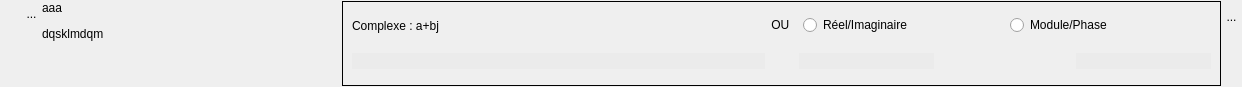
<?xml version="1.0" encoding="UTF-8"?>
<ui version="4.0">
 <class>WidgetSimpComplexe</class>
 <widget class="QWidget" name="WidgetSimpComplexe">
  <property name="geometry">
   <rect>
    <x>0</x>
    <y>0</y>
    <width>1242</width>
    <height>87</height>
   </rect>
  </property>
  <property name="sizePolicy">
   <sizepolicy hsizetype="Preferred" vsizetype="Preferred">
    <horstretch>0</horstretch>
    <verstretch>0</verstretch>
   </sizepolicy>
  </property>
  <property name="minimumSize">
   <size>
    <width>940</width>
    <height>0</height>
   </size>
  </property>
  <property name="maximumSize">
   <size>
    <width>1493</width>
    <height>1400</height>
   </size>
  </property>
  <property name="windowTitle">
   <string>Form</string>
  </property>
  <property name="styleSheet">
   <string notr="true">QLineEdit {
background:rgb(235,235,235);
border:0px;
}</string>
  </property>
  <layout class="QHBoxLayout" name="horizontalLayout_5">
   <property name="spacing">
    <number>0</number>
   </property>
   <property name="leftMargin">
    <number>0</number>
   </property>
   <property name="topMargin">
    <number>1</number>
   </property>
   <property name="rightMargin">
    <number>0</number>
   </property>
   <property name="bottomMargin">
    <number>1</number>
   </property>
   <item>
    <layout class="QVBoxLayout" name="verticalLayout_2">
     <property name="spacing">
      <number>0</number>
     </property>
     <item>
      <layout class="QHBoxLayout" name="horizontalLayout">
       <property name="spacing">
        <number>0</number>
       </property>
       <property name="sizeConstraint">
        <enum>QLayout::SetFixedSize</enum>
       </property>
       <item>
        <spacer name="horizontalSpacer_3">
         <property name="orientation">
          <enum>Qt::Horizontal</enum>
         </property>
         <property name="sizeType">
          <enum>QSizePolicy::Fixed</enum>
         </property>
         <property name="sizeHint" stdset="0">
          <size>
           <width>21</width>
           <height>20</height>
          </size>
         </property>
        </spacer>
       </item>
       <item>
        <widget class="MonBoutonValide" name="RBValide">
         <property name="minimumSize">
          <size>
           <width>21</width>
           <height>25</height>
          </size>
         </property>
         <property name="maximumSize">
          <size>
           <width>21</width>
           <height>25</height>
          </size>
         </property>
         <property name="focusPolicy">
          <enum>Qt::ClickFocus</enum>
         </property>
         <property name="toolTip">
          <string>Affiche le rapport de validation du mot-clef</string>
         </property>
         <property name="styleSheet">
          <string notr="true">border : 0px</string>
         </property>
         <property name="text">
          <string>...</string>
         </property>
         <property name="icon">
          <iconset>
           <normaloff>../Editeur/icons/ast-green-ball.png</normaloff>../Editeur/icons/ast-green-ball.png</iconset>
         </property>
         <property name="iconSize">
          <size>
           <width>25</width>
           <height>25</height>
          </size>
         </property>
        </widget>
       </item>
      </layout>
     </item>
     <item>
      <spacer name="verticalSpacer">
       <property name="orientation">
        <enum>Qt::Vertical</enum>
       </property>
       <property name="sizeHint" stdset="0">
        <size>
         <width>20</width>
         <height>5</height>
        </size>
       </property>
      </spacer>
     </item>
    </layout>
   </item>
   <item>
    <widget class="MonLabelClic" name="label">
     <property name="sizePolicy">
      <sizepolicy hsizetype="Fixed" vsizetype="Preferred">
       <horstretch>0</horstretch>
       <verstretch>0</verstretch>
      </sizepolicy>
     </property>
     <property name="minimumSize">
      <size>
       <width>300</width>
       <height>25</height>
      </size>
     </property>
     <property name="maximumSize">
      <size>
       <width>178</width>
       <height>16777215</height>
      </size>
     </property>
     <property name="frameShape">
      <enum>QFrame::NoFrame</enum>
     </property>
     <property name="text">
      <string>&lt;html&gt;&lt;head/&gt;&lt;body&gt;&lt;p&gt;aaa&lt;/p&gt;&lt;p&gt;dqsklmdqm&lt;/p&gt;&lt;/body&gt;&lt;/html&gt;</string>
     </property>
     <property name="scaledContents">
      <bool>false</bool>
     </property>
     <property name="alignment">
      <set>Qt::AlignLeading|Qt::AlignLeft|Qt::AlignTop</set>
     </property>
    </widget>
   </item>
   <item>
    <widget class="QFrame" name="frame">
     <property name="frameShape">
      <enum>QFrame::Box</enum>
     </property>
     <layout class="QGridLayout" name="gridLayout">
      <item row="0" column="0">
       <layout class="QHBoxLayout" name="horizontalLayout_4">
        <item>
         <widget class="QLabel" name="label_2">
          <property name="sizePolicy">
           <sizepolicy hsizetype="Preferred" vsizetype="Fixed">
            <horstretch>0</horstretch>
            <verstretch>0</verstretch>
           </sizepolicy>
          </property>
          <property name="minimumSize">
           <size>
            <width>0</width>
            <height>29</height>
           </size>
          </property>
          <property name="maximumSize">
           <size>
            <width>16777215</width>
            <height>29</height>
           </size>
          </property>
          <property name="text">
           <string>Complexe : a+bj</string>
          </property>
         </widget>
        </item>
        <item>
         <spacer name="horizontalSpacer_2">
          <property name="orientation">
           <enum>Qt::Horizontal</enum>
          </property>
          <property name="sizeHint" stdset="0">
           <size>
            <width>19</width>
            <height>20</height>
           </size>
          </property>
         </spacer>
        </item>
       </layout>
      </item>
      <item row="1" column="0">
       <widget class="QLineEdit" name="LEComp">
        <property name="frame">
         <bool>false</bool>
        </property>
       </widget>
      </item>
      <item row="0" column="1">
       <widget class="QLabel" name="label_3">
        <property name="sizePolicy">
         <sizepolicy hsizetype="Preferred" vsizetype="Preferred">
          <horstretch>0</horstretch>
          <verstretch>0</verstretch>
         </sizepolicy>
        </property>
        <property name="maximumSize">
         <size>
          <width>50</width>
          <height>24</height>
         </size>
        </property>
        <property name="text">
         <string>&lt;html&gt;&lt;head/&gt;&lt;body&gt;&lt;p align=&quot;center&quot;&gt;OU &lt;/p&gt;&lt;/body&gt;&lt;/html&gt;</string>
        </property>
       </widget>
      </item>
      <item row="0" column="2">
       <layout class="QHBoxLayout" name="horizontalLayout_2">
        <property name="leftMargin">
         <number>4</number>
        </property>
        <property name="rightMargin">
         <number>0</number>
        </property>
        <item>
         <widget class="QRadioButton" name="RBRI">
          <property name="text">
           <string>Réel/Imaginaire</string>
          </property>
         </widget>
        </item>
        <item>
         <widget class="QRadioButton" name="RBMP">
          <property name="text">
           <string>Module/Phase</string>
          </property>
         </widget>
        </item>
       </layout>
      </item>
      <item row="1" column="2">
       <layout class="QHBoxLayout" name="horizontalLayout_3">
        <item>
         <widget class="QLineEdit" name="LEReel">
          <property name="frame">
           <bool>false</bool>
          </property>
         </widget>
        </item>
        <item>
         <spacer name="horizontalSpacer">
          <property name="orientation">
           <enum>Qt::Horizontal</enum>
          </property>
          <property name="sizeHint" stdset="0">
           <size>
            <width>5</width>
            <height>20</height>
           </size>
          </property>
         </spacer>
        </item>
        <item>
         <widget class="QLineEdit" name="LEImag">
          <property name="frame">
           <bool>false</bool>
          </property>
         </widget>
        </item>
       </layout>
      </item>
      <item row="1" column="1">
       <spacer name="verticalSpacer_3">
        <property name="orientation">
         <enum>Qt::Vertical</enum>
        </property>
        <property name="sizeHint" stdset="0">
         <size>
          <width>17</width>
          <height>20</height>
         </size>
        </property>
       </spacer>
      </item>
     </layout>
    </widget>
   </item>
   <item>
    <layout class="QVBoxLayout" name="verticalLayout_3">
     <item>
      <widget class="QToolButton" name="RBPoubelle">
       <property name="minimumSize">
        <size>
         <width>21</width>
         <height>31</height>
        </size>
       </property>
       <property name="maximumSize">
        <size>
         <width>21</width>
         <height>31</height>
        </size>
       </property>
       <property name="styleSheet">
        <string notr="true">border : 0px</string>
       </property>
       <property name="text">
        <string>...</string>
       </property>
       <property name="icon">
        <iconset>
         <normaloff>../Editeur/icons/deleteRond.png</normaloff>../Editeur/icons/deleteRond.png</iconset>
       </property>
       <property name="iconSize">
        <size>
         <width>32</width>
         <height>32</height>
        </size>
       </property>
      </widget>
     </item>
     <item>
      <spacer name="verticalSpacer_2">
       <property name="orientation">
        <enum>Qt::Vertical</enum>
       </property>
       <property name="sizeHint" stdset="0">
        <size>
         <width>18</width>
         <height>47</height>
        </size>
       </property>
      </spacer>
     </item>
    </layout>
   </item>
  </layout>
 </widget>
 <customwidgets>
  <customwidget>
   <class>MonBoutonValide</class>
   <extends>QToolButton</extends>
   <header>monBoutonValide.h</header>
  </customwidget>
  <customwidget>
   <class>MonLabelClic</class>
   <extends>QLabel</extends>
   <header>monLabelClic.h</header>
  </customwidget>
 </customwidgets>
 <tabstops>
  <tabstop>LEComp</tabstop>
  <tabstop>RBRI</tabstop>
  <tabstop>RBMP</tabstop>
  <tabstop>RBPoubelle</tabstop>
 </tabstops>
 <resources/>
 <connections/>
</ui>
